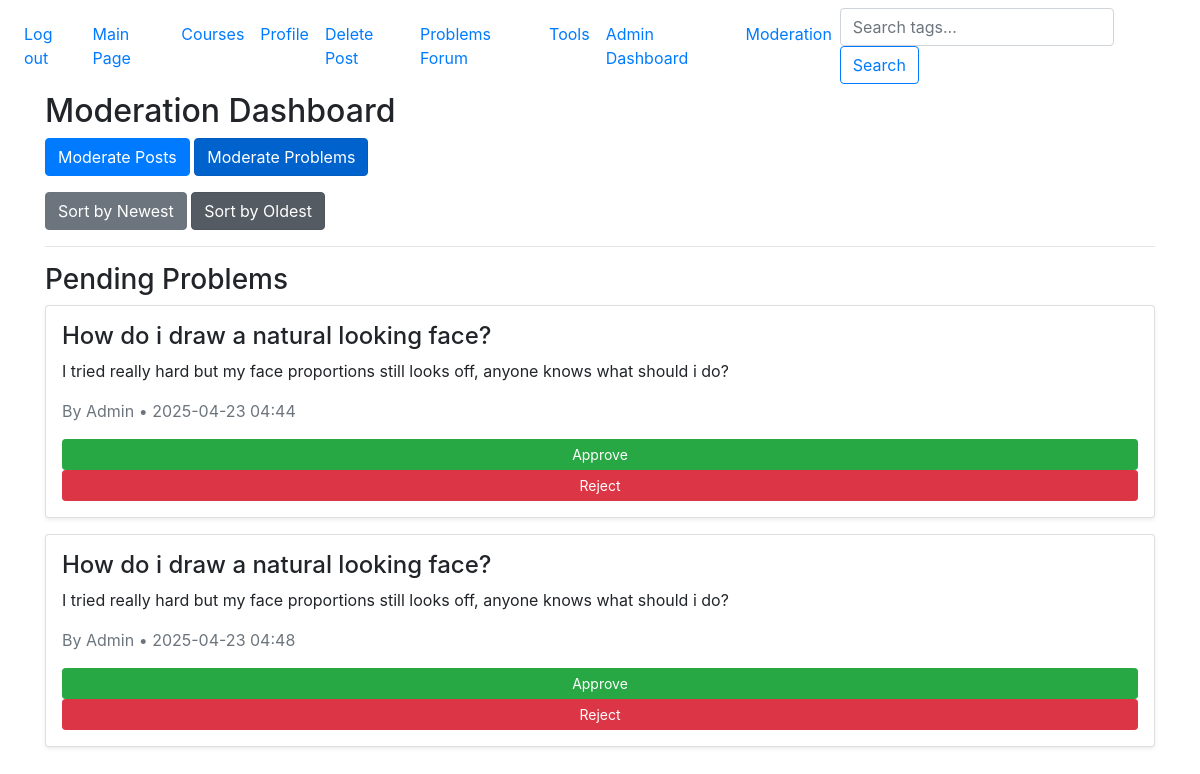
Before: /admin/moderate?type=problems&sort_by=oldest (signed in) with the older database file.
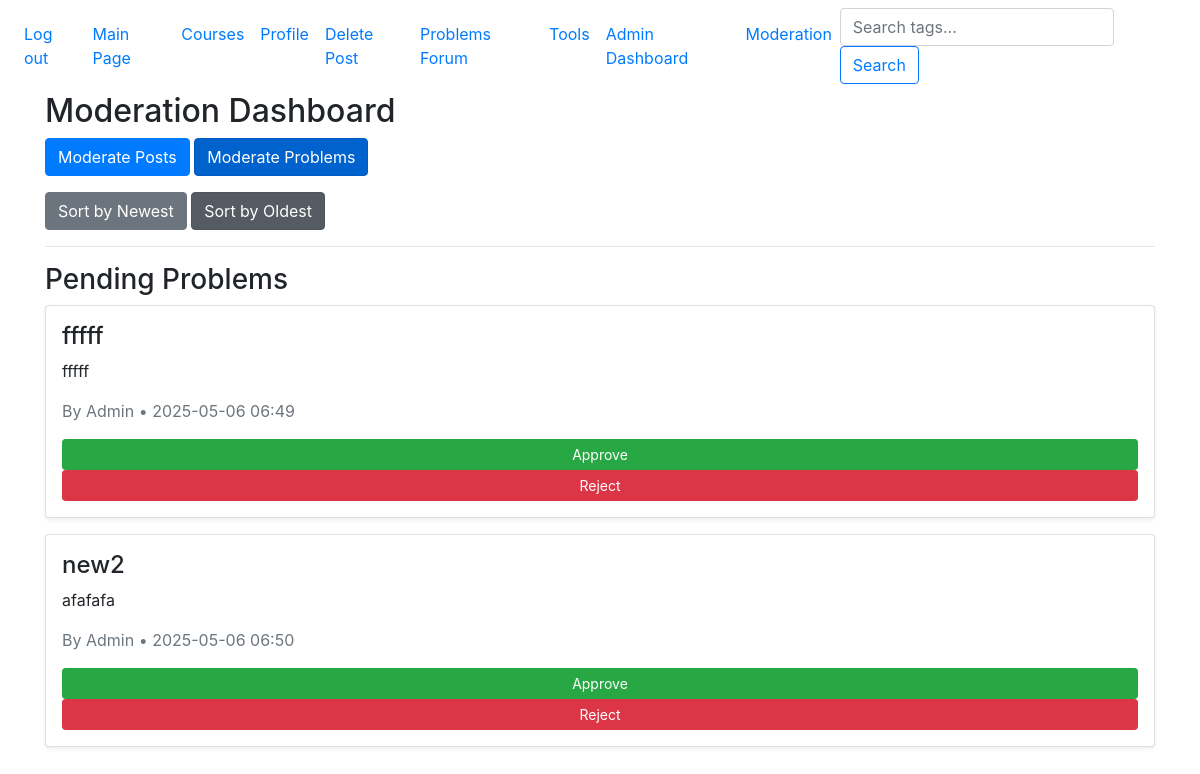
After: the same page with the newer database file.
### website/models.py (models this page shows)
class Problem(db.Model):
    id = db.Column(db.Integer, primary_key=True)
    title = db.Column(db.String(200), nullable=False)
    description = db.Column(db.Text)
    image_url = db.Column(db.String(300), nullable=True)
    is_approved = db.Column(db.Boolean, default=False)
    timestamp = db.Column(db.DateTime, default=datetime.utcnow)
    user_id = db.Column(db.Integer, db.ForeignKey('user.id'), nullable=False)
    user = db.relationship('User', backref='problems')
    tags = db.relationship('Tag', secondary=problem_tags, backref='problems')
    upvotes = db.relationship('ProblemUpvote', backref='problem', lazy='dynamic')
    comments = db.relationship('ProblemComment', backref='problem', lazy='dynamic')

class User(db.Model, UserMixin):
    id = db.Column(db.Integer, primary_key = True)
    email = db.Column(db.String(150), unique = True)
    password = db.Column(db.String(150))
    posts = db.relationship('Posts', backref='author', lazy=True) # user's posts
    username = db.Column(db.String(150), unique=True, nullable=False)  # renamed from first_name
    user_image = db.Column(db.String(300), nullable=True)  # path to profile image
    is_admin = db.Column(db.Boolean, default=False) # check to see if this is an admin or not

### website/admin.py (the view)
@admin.route('/moderate')
@login_required
@admin_required
def moderate():
    moderation_type = request.args.get('type', 'posts')  # default to posts
    sort_by = request.args.get('sort_by', 'newest')  # default to newest
    if moderation_type == 'posts':
        items = Posts.query.filter_by(is_approved=False).all()
        if sort_by == 'newest':
            items.sort(key=lambda post: post.timestamp, reverse=True)
        elif sort_by == 'oldest':
            items.sort(key=lambda post: post.timestamp, reverse=False)
    elif moderation_type == 'problems':
        items = Problem.query.filter_by(is_approved=False).all()
        if sort_by == 'newest':
            items.sort(key=lambda problem: problem.timestamp, reverse=True)
        elif sort_by == 'oldest':
            items.sort(key=lambda problem: problem.timestamp, reverse=False)
    else:
        items = []
    return render_template('admin/moderate.html', items=items, moderation_type=moderation_type, sort_by=sort_by)

### website/__init__.py (called while the page is built)
def create_app():
    app = Flask(__name__)
    app.config['SECRET_KEY'] = 'touplis' #secret key for dev only
    app.config['SQLALCHEMY_DATABASE_URI'] = f'sqlite:///{DB_NAME}'
    db.init_app(app)
    migrate.init_app(app, db)
    from .views import views
    from .auth import auth
    from .admin import admin
    app.register_blueprint(views, url_prefix='/')
    app.register_blueprint(auth, url_prefix='/')
    app.register_blueprint(admin)
    from .models import User, Posts, Course
    login_manager = LoginManager()
    login_manager.login_view = 'auth.login'
    login_manager.init_app(app)
    @login_manager.user_loader
    def load_user(id):
        return User.query.get(int(id))
    @app.context_processor
    def inject_user():
        return dict(user=current_user)
    create_database(app)
    return app

### website/admin.py (called while the page is built)
def admin_required(f):
    @wraps(f)
    def decorated_function(*args, **kwargs):
        if not current_user.is_authenticated or not getattr(current_user, "is_admin", False):
            abort(403)
        return f(*args, **kwargs)
    return decorated_function

### website/templates/admin/moderate.html (shortened to what this page needs)
{% extends "base.html" %}
{% block content %}
  <h2>Moderation Dashboard</h2>
  <div class="mb-3">
    <a href="{{ url_for('admin.moderate', type='posts', sort_by=sort_by) }}" class="btn btn-primary {% if moderation_type == 'posts' %}active{% endif %}">Moderate Posts</a>
    <a href="{{ url_for('admin.moderate', type='problems', sort_by=sort_by) }}" class="btn btn-primary {% if moderation_type == 'problems' %}active{% endif %}">Moderate Problems</a>
  </div>
  <div class="mb-3">
    <a href="{{ url_for('admin.moderate', type=moderation_type, sort_by='newest') }}" class="btn btn-secondary {% if sort_by == 'newest' %}active{% endif %}">Sort by Newest</a>
    <a href="{{ url_for('admin.moderate', type=moderation_type, sort_by='oldest') }}" class="btn btn-secondary {% if sort_by == 'oldest' %}active{% endif %}">Sort by Oldest</a>
  </div>
  <hr>
  {% if moderation_type == 'posts' %}
    <h3>Pending Posts</h3>
    {% for post in items %}
      <div class="card mb-3 p-3 shadow-sm">
        <h4>{{ post.post_title }}</h4>
        <p>{{ post.content }}</p>
        <p class="text-muted">By {{ post.author.username }} • {{ post.timestamp.strftime('%Y-%m-%d %H:%M') }}</p>
        {% if post.image_url %}
          <img src="{{ post.image_url }}" alt="Post Image" class="img-fluid mb-2" style="max-width: 100%;">
        {% endif %}
        <button onclick="approveItem({{ post.id }}, 'post')" class="btn btn-success btn-sm">Approve</button>
        <button onclick="rejectItem({{ post.id }}, 'post')" class="btn btn-danger btn-sm">Reject</button>
      </div>
    {% else %}
      <p>No posts are pending.</p>
    {% endfor %}
  {% elif moderation_type == 'problems' %}
    <h3>Pending Problems</h3>
    {% for problem in items %}
      <div class="card mb-3 p-3 shadow-sm">
        <h4>{{ problem.title }}</h4>
        <p>{{ problem.description }}</p>
        <p class="text-muted">By {{ problem.user.username }} • {{ problem.timestamp.strftime('%Y-%m-%d %H:%M') }}</p>
        <button onclick="approveItem({{ problem.id }}, 'problem')" class="btn btn-success btn-sm">Approve</button>
        <button onclick="rejectItem({{ problem.id }}, 'problem')" class="btn btn-danger btn-sm">Reject</button>
      </div>
    {% else %}
      <p>No problems are pending.</p>
    {% endfor %}
  {% endif %}
{% endblock %}

### website/templates/base.html (shortened to what this page needs)
<!DOCTYPE html>
<html>
    <head>
        <link
        rel="stylesheet"
        href="https://stackpath.bootstrapcdn.com/bootstrap/4.4.1/css/bootstrap.min.css"
      />
      <link
        rel="stylesheet"
        href="https://stackpath.bootstrapcdn.com/font-awesome/4.7.0/css/font-awesome.min.css"
      />
    </head>
    <body>
      <nav class="navbar navbar-expand-lg">
        <div class="collapse navbar-collapse" id="navbar">
          <div class="navbar-nav">
            {% if user.is_authenticated %}
            <a class="nav-item nav-link" id="logout" href="/logout">Log out</a>
            <a class="nav-item nav-link" id="main" href="/">Main Page</a>
            <a class="nav-item nav-link" id="courses" href="/main/courses">Courses</a>
            <a class="nav-item nav-link" id="edit_profile" href="/profile/edit">Profile</a>
            <a class="nav-item nav-link" id="delete_post" href="/delete_post">Delete Post</a>
            <a class="nav-item nav-link" id="problems" href="/main/problems">Problems Forum</a>
            <a class="nav-item nav-link" id="tools" href="/main/tools">Tools</a>
              {% if user.is_admin %}
              <a class="nav-item nav-link" href="/admin">Admin Dashboard</a>
              <a class="nav-item nav-link" href="/admin/moderate">Moderation</a>
              {% endif %}
            {% else %}
            <a class="nav-item nav-link" id="home" href="/home">Home</a>
            <a class="nav-item nav-link" id="login" href="/login">Login</a>
            <a class="nav-item nav-link" id="register" href="/register">Register</a>
            {% endif %}
          </div>
            <form class="form-inline my-2 my-lg-0" action="{{ url_for('views.search') }}" method="GET">
              <input class="form-control mr-sm-2" type="search" name="tag" placeholder="Search tags..." aria-label="Search">
              <button class="btn btn-outline-primary my-2 my-sm-0" type="submit">Search</button>
            </form>
        </div>
      </nav>
      <div class="container">
        {% block content %}
        {% endblock %}
      </div>
    </body>
</html>

Changed rows visible on the page:
no longer on this page (row edited): Problem: title "How do i draw a natural looking face?", description "I tried really hard but my face proportions still looks off, anyone knows what should i do?", user.username "Admin", timestamp "2025-04-23 04:44"
no longer on this page (row edited): Problem: title "How do i draw a natural looking face?", description "I tried really hard but my face proportions still looks off, anyone knows what should i do?", user.username "Admin", timestamp "2025-04-23 04:48"
added Problem: title "fffff", description "fffff", user.username "Admin", timestamp "2025-05-06 06:49"
added Problem: title "new2", description "afafafa", user.username "Admin", timestamp "2025-05-06 06:50"
